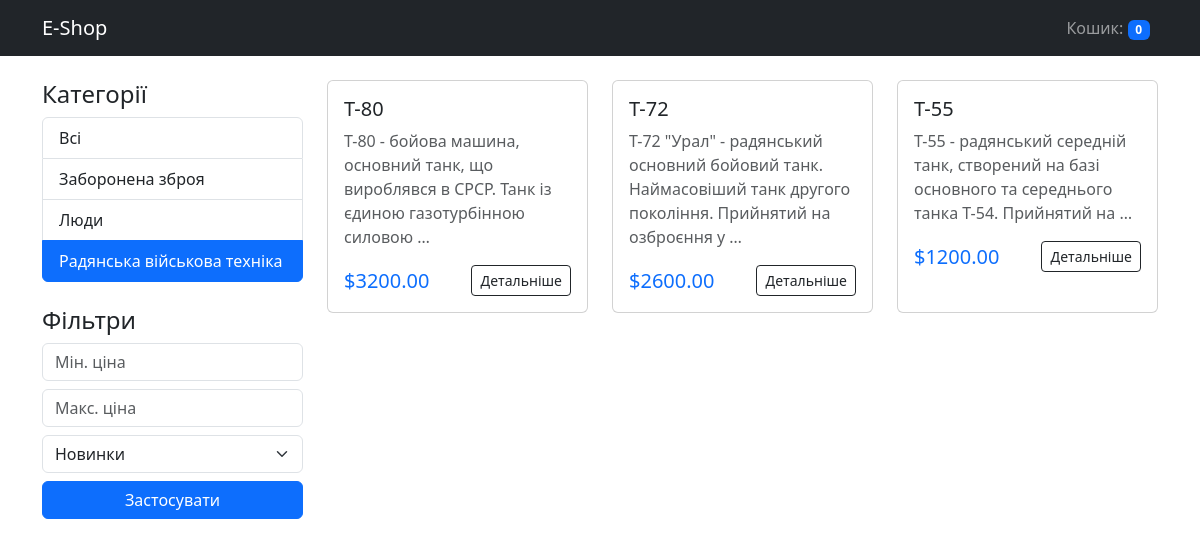
Screenshot of /radyanska-vijskova-tehnika/ with the database file from the repository.
### shop/models.py (models this page shows, shortened)
class Category(models.Model):
    name = models.CharField(max_length=200, db_index=True)
    slug = models.SlugField(max_length=200, unique=True)
    class Meta:
        verbose_name = "Категорія"
        verbose_name_plural = "Категорії"

class Product(models.Model):
    category = models.ForeignKey(
        Category,
        related_name="products",
        on_delete=models.CASCADE
    )
    name = models.CharField(max_length=200, db_index=True)
    slug = models.SlugField(max_length=200, db_index=True)
    description = models.TextField(blank=True)
    price = models.DecimalField(max_digits=10, decimal_places=2)
    available = models.BooleanField(default=True)
    created = models.DateTimeField(auto_now_add=True)
    updated = models.DateTimeField(auto_now=True)
    class Meta:
        verbose_name = "Товар"
        verbose_name_plural = "Товари"
        ordering = ("-created",)

### shop/views.py (the view)
# urls.py: path("", views.product_list, name="product_list"),
def product_list(request, category_slug=None):
    category = None
    categories = Category.objects.all()
    products = Product.objects.filter(available=True)
    if category_slug:
        category = get_object_or_404(Category, slug=category_slug)
        products = products.filter(category=category)
    min_p = request.GET.get("min_price")
    max_p = request.GET.get("max_price")
    if min_p:
        products = products.filter(price__gte=min_p)
    if max_p:
        products = products.filter(price__lte=max_p)
    sort = request.GET.get("sort")
    sort_mapping = {
        "price_asc": "price",
        "price_desc": "-price",
        "newest": "-created",
        "oldest": "created",
    }
    if sort in sort_mapping:
        products = products.order_by(sort_mapping[sort])
    return render(
        request,
        "shop/product/list.html",
        {
            "category": category,
            "categories": categories,
            "products": products,
            "current_sort": sort,
        },
    )

### shop/cart.py (called while the page is built)
    def __len__(self):
        return sum(item["quantity"] for item in self.cart.values())

### shop/context_processors.py (called while the page is built)
def cart(request):
    return {"cart": Cart(request)}

### templates/shop/product/list.html (shortened to what this page needs)
{% extends "base.html" %}
{% block content %}
<div class="row">
    <div class="col-md-3">
        <h4>Категорії</h4>
        <div class="list-group mb-4">
            <a href="{% url 'shop:product_list' %}" class="list-group-item list-group-item-action {% if not category %}active{% endif %}">Всі</a>
            {% for c in categories %}
                <a href="{% url 'shop:product_list_by_category' c.slug %}"
                   class="list-group-item list-group-item-action {% if category.slug == c.slug %}active{% endif %}">
                    {{ c.name }}
                </a>
            {% endfor %}
        </div>
        <h4>Фільтри</h4>
        <form method="get" class="mb-4">
            <div class="mb-2">
                <input type="number" name="min_price" name="min_price" placeholder="Мін. ціна" class="form-control" value="{{ request.GET.min_price }}">
            </div>
            <div class="mb-2">
                <input type="number" name="max_price" name="max_price" placeholder="Макс. ціна" class="form-control" value="{{ request.GET.max_price }}">
            </div>
            <select name="sort" class="form-select mb-2">
                <option value="newest" {% if current_sort == 'newest' %}selected{% endif %}>Новинки</option>
            </select>
            <button type="submit" class="btn btn-primary w-100">Застосувати</button>
        </form>
    </div>
    <div class="col-md-9">
        <div class="row row-cols-1 row-cols-md-3 g-4">
            {% for product in products %}
                <div class="col">
                    <div class="card product-card">
                        <div class="card-body">
                            <h5 class="card-title">
                                <a href="{% url 'shop:product_detail' product.id product.slug %}" class="text-decoration-none text-dark">
                                    {{ product.name }}
                                </a>
                            </h5>
                            <p class="card-text text-muted">{{ product.description|truncatewords:15 }}</p>
                            <div class="d-flex justify-content-between align-items-center">
                                <span class="h5 mb-0 text-primary">${{ product.price }}</span>
                                <a href="{% url 'shop:product_detail' product.id product.slug %}" class="btn btn-sm btn-outline-dark">Детальніше</a>
                            </div>
                        </div>
                    </div>
                </div>
            {% empty %}
                <div class="col-12 text-center mt-5">
                    <h3>Товарів не знайдено</h3>
                </div>
            {% endfor %}
        </div>
    </div>
</div>
{% endblock %}

### templates/base.html (style rules this page uses)
.product-card { height: 100%; transition: 0.3s; }

### rows the page displays
Category: name "Заборонена зброя"
Category: name "Люди"
Category: name "Радянська військова техніка"
Product: name "Т-80", description "Т-80 - бойова машина, основний танк, що вироблявся в СРСР. Танк із єдиною газотурбінною силовою …", price "3200.00"
Product: name "Т-72", description "Т-72 \"Урал\" - радянський основний бойовий танк. Наймасовіший танк другого покоління. Прийнятий на озброєння у …", price "2600.00"
Product: name "Т-55", description "Т-55 - радянський середній танк, створений на базі основного та середнього танка Т-54. Прийнятий на …", price "1200.00"
